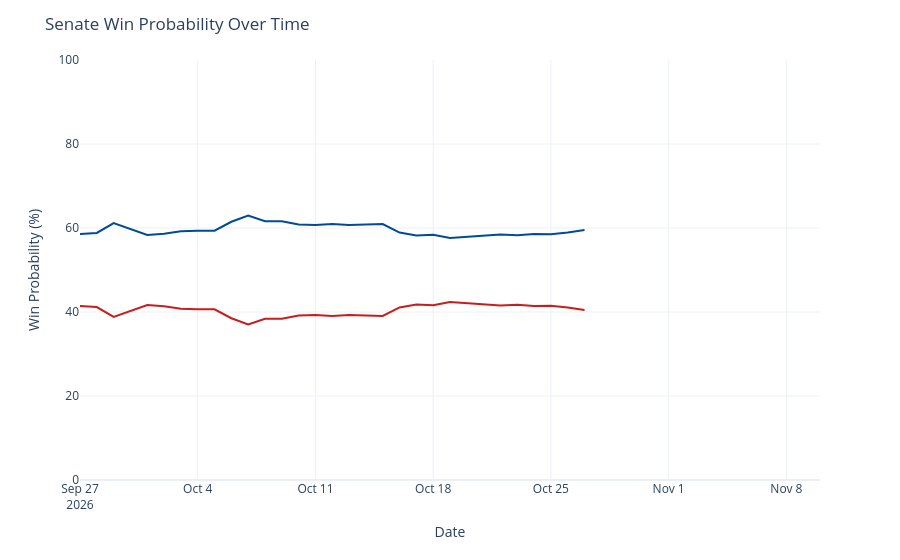

Write notebook code for a chart like this one.
### Code cell
chance_over_time = output_ts[(output_ts['geo'] == 'US Senate') &
                             (output_ts['type'] == 'chance')]
chance_over_time['rep_chance'] = chance_over_time['y'].map(lambda x: 100 - x)
chance_over_time = chance_over_time.rename({'y': 'Democrats', 'rep_chance': 'Republicans'}, axis=1)
chance_time_ser = px.line(chance_over_time, x='date', y=['Democrats', 'Republicans'], template='plotly_white',
                         color_discrete_map={'Democrats': '#004b97', 'Republicans': '#c71e1d'},)
chance_time_ser.update_traces(hovertemplate="%{y:.1f}%")
chance_time_ser.update_layout(
    xaxis=dict(range=[pd.to_datetime('2026-09-27'), pd.to_datetime('2026-11-10')]),
    yaxis=dict(range=[0, 100]),
    xaxis_title='Date',
    yaxis_title='Win Probability (%)',
    title=dict(text="Senate Win Probability Over Time"),
    hovermode="x",
    showlegend=False
)
chance_time_ser

### Figure 1 — Plotly figure (JSON) as saved in the notebook; plotly's stock layout.template omitted (floating-point values rounded to 4 significant figures)
{"data": [{"hovertemplate": "%{y:.1f}%", "legendgroup": "Democrats", "line": {"color": "#004b97", "dash": "solid"}, "marker": {"symbol": "circle"}, "mode": "lines", "name": "Democrats", "orientation": "v", "showlegend": true, "type": "scatter", "x": ["2026-09-27", "2026-09-28", "2026-09-29", "2026-09-30", "2026-10-01", "2026-10-02", "2026-10-03", "2026-10-04", "2026-10-05", "2026-10-06", "2026-10-07", "2026-10-08", "2026-10-09", "2026-10-10", "2026-10-11", "2026-10-12", "2026-10-13", "2026-10-15", "2026-10-16", "2026-10-17", "2026-10-18", "2026-10-19", "2026-10-20", "2026-10-21", "2026-10-22", "2026-10-23", "2026-10-24", "2026-10-25", "2026-10-26", "2026-10-27"], "xaxis": "x", "y": [58.6, 58.83, 61.17, 59.8, 58.36, 58.64, 59.21, 59.34, 59.36, 61.49, 62.99, 61.61, 61.59, 60.85, 60.69, 60.92, 60.74, 60.95, 58.91, 58.21, 58.41, 57.61, 57.88, 58.25, 58.48, 58.3, 58.59, 58.54, 58.91, 59.54], "yaxis": "y"}, {"hovertemplate": "%{y:.1f}%", "legendgroup": "Republicans", "line": {"color": "#c71e1d", "dash": "solid"}, "marker": {"symbol": "circle"}, "mode": "lines", "name": "Republicans", "orientation": "v", "showlegend": true, "type": "scatter", "x": ["2026-09-27", "2026-09-28", "2026-09-29", "2026-09-30", "2026-10-01", "2026-10-02", "2026-10-03", "2026-10-04", "2026-10-05", "2026-10-06", "2026-10-07", "2026-10-08", "2026-10-09", "2026-10-10", "2026-10-11", "2026-10-12", "2026-10-13", "2026-10-15", "2026-10-16", "2026-10-17", "2026-10-18", "2026-10-19", "2026-10-20", "2026-10-21", "2026-10-22", "2026-10-23", "2026-10-24", "2026-10-25", "2026-10-26", "2026-10-27"], "xaxis": "x", "y": [41.4, 41.17, 38.83, 40.2, 41.64, 41.36, 40.79, 40.66, 40.64, 38.51, 37.01, 38.39, 38.41, 39.15, 39.31, 39.08, 39.26, 39.05, 41.09, 41.79, 41.59, 42.39, 42.12, 41.75, 41.52, 41.7, 41.41, 41.46, 41.09, 40.46], "yaxis": "y"}], "layout": {"hovermode": "x", "legend": {"title": {"text": "variable"}, "tracegroupgap": 0}, "margin": {"t": 60}, "showlegend": false, "title": {"text": "Senate Win Probability Over Time"}, "xaxis": {"anchor": "y", "domain": [0, 1], "range": ["2026-09-27T00:00:00", "2026-11-10T00:00:00"], "title": {"text": "Date"}}, "yaxis": {"anchor": "x", "domain": [0, 1], "range": [0, 100], "title": {"text": "Win Probability (%)"}}}}
